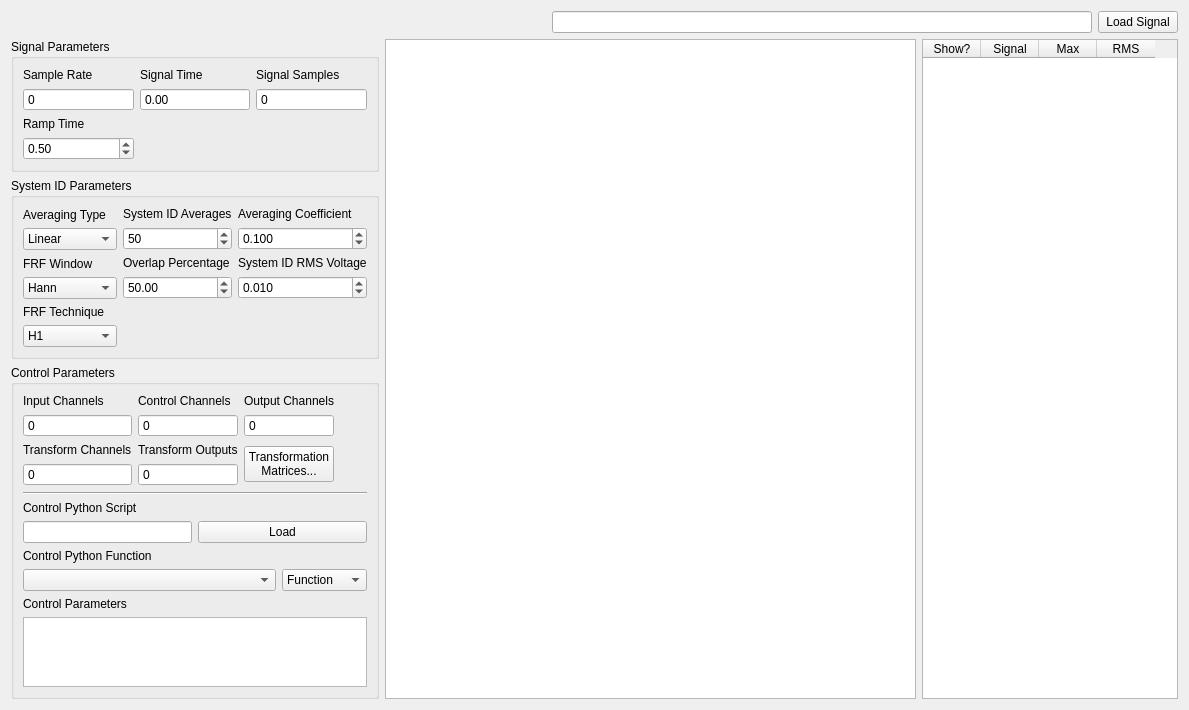
<?xml version="1.0" encoding="UTF-8"?>
<ui version="4.0">
 <class>Form</class>
 <widget class="QWidget" name="Form">
  <property name="geometry">
   <rect>
    <x>0</x>
    <y>0</y>
    <width>1189</width>
    <height>689</height>
   </rect>
  </property>
  <property name="windowTitle">
   <string>Form</string>
  </property>
  <layout class="QVBoxLayout" name="verticalLayout">
   <item>
    <layout class="QHBoxLayout" name="load_signal_layout">
     <item>
      <spacer name="load_signal_spacer">
       <property name="orientation">
        <enum>Qt::Horizontal</enum>
       </property>
       <property name="sizeHint" stdset="0">
        <size>
         <width>40</width>
         <height>20</height>
        </size>
       </property>
      </spacer>
     </item>
     <item>
      <widget class="QLineEdit" name="signal_file_name_display">
       <property name="readOnly">
        <bool>true</bool>
       </property>
      </widget>
     </item>
     <item>
      <widget class="QPushButton" name="load_signal_button">
       <property name="text">
        <string>Load Signal</string>
       </property>
      </widget>
     </item>
    </layout>
   </item>
   <item>
    <layout class="QHBoxLayout" name="signal_display_layout">
     <item>
      <layout class="QVBoxLayout" name="parameters_layout">
       <item>
        <widget class="QGroupBox" name="signal_parameters_groupbox">
         <property name="title">
          <string>Signal Parameters</string>
         </property>
         <layout class="QGridLayout" name="gridLayout">
          <item row="0" column="0">
           <layout class="QVBoxLayout" name="sample_rate_layout">
            <item>
             <widget class="QLabel" name="sample_rate_label">
              <property name="text">
               <string>Sample Rate</string>
              </property>
             </widget>
            </item>
            <item>
             <widget class="QSpinBox" name="sample_rate_display">
              <property name="minimumSize">
               <size>
                <width>50</width>
                <height>0</height>
               </size>
              </property>
              <property name="readOnly">
               <bool>true</bool>
              </property>
              <property name="buttonSymbols">
               <enum>QAbstractSpinBox::NoButtons</enum>
              </property>
              <property name="maximum">
               <number>100000</number>
              </property>
             </widget>
            </item>
           </layout>
          </item>
          <item row="0" column="2">
           <layout class="QVBoxLayout" name="signal_samples_layout">
            <item>
             <widget class="QLabel" name="signal_samples_label">
              <property name="text">
               <string>Signal Samples</string>
              </property>
             </widget>
            </item>
            <item>
             <widget class="QSpinBox" name="signal_samples_display">
              <property name="minimumSize">
               <size>
                <width>50</width>
                <height>0</height>
               </size>
              </property>
              <property name="readOnly">
               <bool>true</bool>
              </property>
              <property name="buttonSymbols">
               <enum>QAbstractSpinBox::NoButtons</enum>
              </property>
              <property name="maximum">
               <number>1000000000</number>
              </property>
             </widget>
            </item>
           </layout>
          </item>
          <item row="0" column="1">
           <layout class="QVBoxLayout" name="signal_time_layout">
            <item>
             <widget class="QLabel" name="signal_time_label">
              <property name="text">
               <string>Signal Time</string>
              </property>
             </widget>
            </item>
            <item>
             <widget class="QDoubleSpinBox" name="signal_time_display">
              <property name="readOnly">
               <bool>true</bool>
              </property>
              <property name="buttonSymbols">
               <enum>QAbstractSpinBox::NoButtons</enum>
              </property>
              <property name="maximum">
               <double>10000.000000000000000</double>
              </property>
             </widget>
            </item>
           </layout>
          </item>
          <item row="1" column="0">
           <layout class="QVBoxLayout" name="ramp_layout">
            <item>
             <widget class="QLabel" name="ramp_label">
              <property name="text">
               <string>Ramp Time</string>
              </property>
             </widget>
            </item>
            <item>
             <widget class="QDoubleSpinBox" name="ramp_selector">
              <property name="maximum">
               <double>300.000000000000000</double>
              </property>
              <property name="singleStep">
               <double>0.250000000000000</double>
              </property>
              <property name="value">
               <double>0.500000000000000</double>
              </property>
             </widget>
            </item>
           </layout>
          </item>
         </layout>
        </widget>
       </item>
       <item>
        <widget class="QGroupBox" name="system_id_groupbox">
         <property name="title">
          <string>System ID Parameters</string>
         </property>
         <layout class="QGridLayout" name="gridLayout_6">
          <item row="0" column="1">
           <layout class="QVBoxLayout" name="system_id_averages_layout">
            <item>
             <widget class="QLabel" name="system_id_averages_label">
              <property name="text">
               <string>System ID Averages</string>
              </property>
             </widget>
            </item>
            <item>
             <widget class="QSpinBox" name="system_id_frames_to_average_selector">
              <property name="toolTip">
               <string>&lt;html&gt;&lt;head/&gt;&lt;body&gt;&lt;p&gt;The number of averages used for Linear Averaging, and the number of frames that will be used for the initial System Identification step for Exponential Averaging.&lt;/p&gt;&lt;p&gt;Profile Identifier: System Id Frames To Average Selector&lt;/p&gt;&lt;/body&gt;&lt;/html&gt;</string>
              </property>
              <property name="maximum">
               <number>500</number>
              </property>
              <property name="value">
               <number>50</number>
              </property>
             </widget>
            </item>
           </layout>
          </item>
          <item row="1" column="0">
           <layout class="QVBoxLayout" name="frf_window_layout">
            <item>
             <widget class="QLabel" name="frf_window_label">
              <property name="text">
               <string>FRF Window</string>
              </property>
             </widget>
            </item>
            <item>
             <widget class="QComboBox" name="system_id_transfer_function_computation_window_selector">
              <property name="toolTip">
               <string>&lt;html&gt;&lt;head/&gt;&lt;body&gt;&lt;p&gt;The window function applied to the measurement frames when computing the transfer functions.&lt;/p&gt;&lt;p&gt;Profile Identifier: System Id Transfer Function Computatino Window Selector&lt;/p&gt;&lt;/body&gt;&lt;/html&gt;</string>
              </property>
              <item>
               <property name="text">
                <string>Hann</string>
               </property>
              </item>
             </widget>
            </item>
           </layout>
          </item>
          <item row="1" column="2">
           <layout class="QVBoxLayout" name="overlap_percentage_layout">
            <item>
             <widget class="QLabel" name="initial_rms_voltage_label">
              <property name="text">
               <string>System ID RMS Voltage</string>
              </property>
             </widget>
            </item>
            <item>
             <widget class="QDoubleSpinBox" name="system_id_initial_drive_voltage_selector">
              <property name="decimals">
               <number>3</number>
              </property>
              <property name="maximum">
               <double>12.000000000000000</double>
              </property>
              <property name="singleStep">
               <double>0.010000000000000</double>
              </property>
              <property name="value">
               <double>0.010000000000000</double>
              </property>
             </widget>
            </item>
           </layout>
          </item>
          <item row="0" column="2">
           <layout class="QVBoxLayout" name="averaging_coefficient_layout">
            <item>
             <widget class="QLabel" name="averaging_coefficient_label">
              <property name="text">
               <string>Averaging Coefficient</string>
              </property>
             </widget>
            </item>
            <item>
             <widget class="QDoubleSpinBox" name="system_id_averaging_coefficient_selector">
              <property name="toolTip">
               <string>&lt;html&gt;&lt;head/&gt;&lt;body&gt;&lt;p&gt;Weighting applied to the most recent average for Exponential Averaging.&lt;/p&gt;&lt;p&gt;Profile Identifier: System Id Averaging Coefficient Selector&lt;/p&gt;&lt;/body&gt;&lt;/html&gt;</string>
              </property>
              <property name="decimals">
               <number>3</number>
              </property>
              <property name="minimum">
               <double>0.000000000000000</double>
              </property>
              <property name="maximum">
               <double>1.000000000000000</double>
              </property>
              <property name="singleStep">
               <double>0.100000000000000</double>
              </property>
              <property name="value">
               <double>0.100000000000000</double>
              </property>
             </widget>
            </item>
           </layout>
          </item>
          <item row="0" column="0">
           <layout class="QVBoxLayout" name="averaging_type_layout">
            <item>
             <widget class="QLabel" name="averaging_type_label">
              <property name="text">
               <string>Averaging Type</string>
              </property>
             </widget>
            </item>
            <item>
             <widget class="QComboBox" name="system_id_averaging_scheme_selector">
              <property name="toolTip">
               <string>&lt;html&gt;&lt;head/&gt;&lt;body&gt;&lt;p&gt;The averaging approach used to compute the transfer function. Linear averaging weights all frames evenly, while Exponential averaging applies more weight to more recent frames.&lt;/p&gt;&lt;p&gt;Profile Identifier: System Id Averaging Scheme Selector&lt;/p&gt;&lt;/body&gt;&lt;/html&gt;</string>
              </property>
              <item>
               <property name="text">
                <string>Linear</string>
               </property>
              </item>
              <item>
               <property name="text">
                <string>Exponential</string>
               </property>
              </item>
             </widget>
            </item>
           </layout>
          </item>
          <item row="1" column="1">
           <layout class="QVBoxLayout" name="overlap_percentage_layout_2">
            <item>
             <widget class="QLabel" name="overlap_percentage_label">
              <property name="text">
               <string>Overlap Percentage</string>
              </property>
             </widget>
            </item>
            <item>
             <widget class="QDoubleSpinBox" name="system_id_overlap_percentage_selector">
              <property name="value">
               <double>50.000000000000000</double>
              </property>
             </widget>
            </item>
           </layout>
          </item>
          <item row="2" column="0">
           <layout class="QVBoxLayout" name="frf_technique_layout">
            <item>
             <widget class="QLabel" name="frf_technique_label">
              <property name="text">
               <string>FRF Technique</string>
              </property>
             </widget>
            </item>
            <item>
             <widget class="QComboBox" name="system_id_frf_technique_selector">
              <property name="toolTip">
               <string>&lt;html&gt;&lt;head/&gt;&lt;body&gt;&lt;p&gt;Technique to compute the Transfer Function. H1 averages noise on the response channels.&lt;/p&gt;&lt;p&gt;Profile Identifier: System Id Frf Technique Selector&lt;/p&gt;&lt;/body&gt;&lt;/html&gt;</string>
              </property>
              <item>
               <property name="text">
                <string>H1</string>
               </property>
              </item>
             </widget>
            </item>
           </layout>
          </item>
         </layout>
        </widget>
       </item>
       <item>
        <widget class="QGroupBox" name="control_parameters_groupbox">
         <property name="title">
          <string>Control Parameters</string>
         </property>
         <layout class="QGridLayout" name="gridLayout_7">
          <item row="3" column="0" colspan="4">
           <layout class="QVBoxLayout" name="control_script_vertical_layout">
            <item>
             <widget class="QLabel" name="control_script_label">
              <property name="text">
               <string>Control Python Script</string>
              </property>
             </widget>
            </item>
            <item>
             <layout class="QHBoxLayout" name="control_script_horizontal_layout">
              <item>
               <widget class="QLineEdit" name="control_script_file_path_input">
                <property name="sizePolicy">
                 <sizepolicy hsizetype="Minimum" vsizetype="Fixed">
                  <horstretch>0</horstretch>
                  <verstretch>0</verstretch>
                 </sizepolicy>
                </property>
                <property name="readOnly">
                 <bool>true</bool>
                </property>
               </widget>
              </item>
              <item>
               <widget class="QPushButton" name="control_script_load_file_button">
                <property name="text">
                 <string>Load</string>
                </property>
               </widget>
              </item>
             </layout>
            </item>
           </layout>
          </item>
          <item row="4" column="0" colspan="4">
           <layout class="QVBoxLayout" name="control_function_layout">
            <item>
             <widget class="QLabel" name="control_function_label">
              <property name="text">
               <string>Control Python Function</string>
              </property>
             </widget>
            </item>
            <item>
             <layout class="QHBoxLayout" name="control_function_generator_layout">
              <item>
               <widget class="QComboBox" name="control_function_input">
                <property name="sizePolicy">
                 <sizepolicy hsizetype="MinimumExpanding" vsizetype="Fixed">
                  <horstretch>0</horstretch>
                  <verstretch>0</verstretch>
                 </sizepolicy>
                </property>
               </widget>
              </item>
              <item>
               <widget class="QComboBox" name="control_function_generator_selector">
                <property name="sizePolicy">
                 <sizepolicy hsizetype="Minimum" vsizetype="Fixed">
                  <horstretch>0</horstretch>
                  <verstretch>0</verstretch>
                 </sizepolicy>
                </property>
                <item>
                 <property name="text">
                  <string>Function</string>
                 </property>
                </item>
                <item>
                 <property name="text">
                  <string>Generator</string>
                 </property>
                </item>
                <item>
                 <property name="text">
                  <string>Class</string>
                 </property>
                </item>
               </widget>
              </item>
             </layout>
            </item>
           </layout>
          </item>
          <item row="5" column="0" colspan="4">
           <layout class="QVBoxLayout" name="control_parameters_layout">
            <item>
             <widget class="QLabel" name="control_parameters_label">
              <property name="text">
               <string>Control Parameters</string>
              </property>
             </widget>
            </item>
            <item>
             <widget class="QTextEdit" name="control_parameters_text_input">
              <property name="lineWrapMode">
               <enum>QTextEdit::NoWrap</enum>
              </property>
              <property name="acceptRichText">
               <bool>false</bool>
              </property>
             </widget>
            </item>
           </layout>
          </item>
          <item row="1" column="0">
           <layout class="QVBoxLayout" name="transform_channels_layout">
            <item>
             <widget class="QLabel" name="transform_channels_label">
              <property name="text">
               <string>Transform Channels</string>
              </property>
             </widget>
            </item>
            <item>
             <widget class="QSpinBox" name="transform_channels_display">
              <property name="enabled">
               <bool>true</bool>
              </property>
              <property name="readOnly">
               <bool>true</bool>
              </property>
              <property name="buttonSymbols">
               <enum>QAbstractSpinBox::NoButtons</enum>
              </property>
              <property name="prefix">
               <string/>
              </property>
              <property name="maximum">
               <number>1000000</number>
              </property>
             </widget>
            </item>
           </layout>
          </item>
          <item row="0" column="0">
           <layout class="QVBoxLayout" name="input_channels_layout">
            <item>
             <widget class="QLabel" name="input_channels_label">
              <property name="text">
               <string>Input Channels</string>
              </property>
             </widget>
            </item>
            <item>
             <widget class="QSpinBox" name="input_channels_display">
              <property name="enabled">
               <bool>true</bool>
              </property>
              <property name="readOnly">
               <bool>true</bool>
              </property>
              <property name="buttonSymbols">
               <enum>QAbstractSpinBox::NoButtons</enum>
              </property>
              <property name="prefix">
               <string/>
              </property>
              <property name="maximum">
               <number>1000000</number>
              </property>
             </widget>
            </item>
           </layout>
          </item>
          <item row="0" column="1">
           <layout class="QVBoxLayout" name="control_channels_layout">
            <item>
             <widget class="QLabel" name="control_channels_label">
              <property name="text">
               <string>Control Channels</string>
              </property>
             </widget>
            </item>
            <item>
             <widget class="QSpinBox" name="control_channels_display">
              <property name="enabled">
               <bool>true</bool>
              </property>
              <property name="readOnly">
               <bool>true</bool>
              </property>
              <property name="buttonSymbols">
               <enum>QAbstractSpinBox::NoButtons</enum>
              </property>
              <property name="prefix">
               <string/>
              </property>
              <property name="maximum">
               <number>1000000</number>
              </property>
             </widget>
            </item>
           </layout>
          </item>
          <item row="1" column="1">
           <layout class="QVBoxLayout" name="transform_outputs_layout">
            <item>
             <widget class="QLabel" name="transform_outputs_label">
              <property name="text">
               <string>Transform Outputs</string>
              </property>
             </widget>
            </item>
            <item>
             <widget class="QSpinBox" name="transform_outputs_display">
              <property name="enabled">
               <bool>true</bool>
              </property>
              <property name="readOnly">
               <bool>true</bool>
              </property>
              <property name="buttonSymbols">
               <enum>QAbstractSpinBox::NoButtons</enum>
              </property>
              <property name="prefix">
               <string/>
              </property>
              <property name="maximum">
               <number>1000000</number>
              </property>
             </widget>
            </item>
           </layout>
          </item>
          <item row="0" column="2">
           <layout class="QVBoxLayout" name="output_channels_layout">
            <item>
             <widget class="QLabel" name="output_channels_label">
              <property name="text">
               <string>Output Channels</string>
              </property>
             </widget>
            </item>
            <item>
             <widget class="QSpinBox" name="output_channels_display">
              <property name="enabled">
               <bool>true</bool>
              </property>
              <property name="readOnly">
               <bool>true</bool>
              </property>
              <property name="buttonSymbols">
               <enum>QAbstractSpinBox::NoButtons</enum>
              </property>
              <property name="prefix">
               <string/>
              </property>
              <property name="maximum">
               <number>1000000</number>
              </property>
             </widget>
            </item>
           </layout>
          </item>
          <item row="1" column="2">
           <widget class="QPushButton" name="transformation_matrices_button">
            <property name="text">
             <string>Transformation
Matrices...</string>
            </property>
           </widget>
          </item>
          <item row="2" column="0" colspan="4">
           <widget class="Line" name="control_separator">
            <property name="orientation">
             <enum>Qt::Horizontal</enum>
            </property>
           </widget>
          </item>
         </layout>
        </widget>
       </item>
      </layout>
     </item>
     <item>
      <widget class="PlotWidget" name="signal_display_plot"/>
     </item>
     <item>
      <widget class="QTableWidget" name="signal_information_table">
       <property name="sizePolicy">
        <sizepolicy hsizetype="Preferred" vsizetype="Expanding">
         <horstretch>0</horstretch>
         <verstretch>0</verstretch>
        </sizepolicy>
       </property>
       <attribute name="horizontalHeaderDefaultSectionSize">
        <number>58</number>
       </attribute>
       <column>
        <property name="text">
         <string>Show?</string>
        </property>
       </column>
       <column>
        <property name="text">
         <string>Signal</string>
        </property>
       </column>
       <column>
        <property name="text">
         <string>Max</string>
        </property>
       </column>
       <column>
        <property name="text">
         <string>RMS</string>
        </property>
       </column>
      </widget>
     </item>
    </layout>
   </item>
  </layout>
 </widget>
 <customwidgets>
  <customwidget>
   <class>PlotWidget</class>
   <extends>QGraphicsView</extends>
   <header location="global">pyqtgraph</header>
  </customwidget>
 </customwidgets>
 <resources/>
 <connections/>
</ui>
